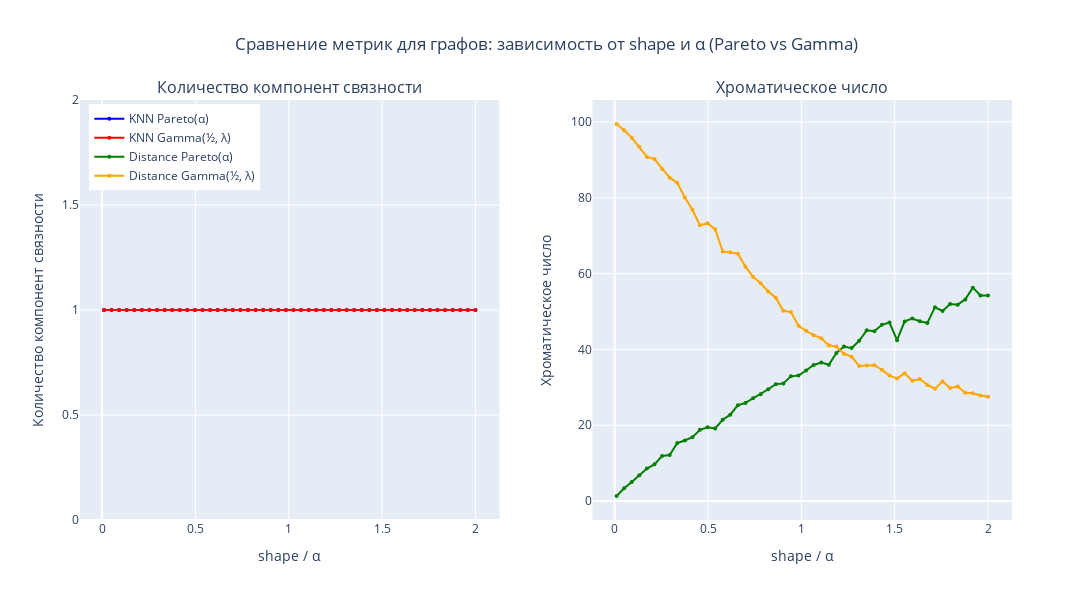

Source (notebook cell):
### Code cell
fig = make_subplots(
    rows=1,
    cols=2,
    subplot_titles=("Количество компонент связности", "Хроматическое число"),
    horizontal_spacing=0.1,
)

fig.add_trace(
    go.Scatter(
        x=shape_param,
        y=knn_f_two,
        mode="lines+markers",
        name="KNN Pareto(α)",
        line=dict(color="blue", width=2),
        marker=dict(size=4),
    ),
    row=1,
    col=1,
)

fig.add_trace(
    go.Scatter(
        x=shape_param,
        y=knn_h_two,
        mode="lines+markers",
        name="KNN Gamma(½, λ)",
        line=dict(color="red", width=2),
        marker=dict(size=4),
    ),
    row=1,
    col=1,
)

fig.add_trace(
    go.Scatter(
        x=shape_param,
        y=dist_f_two,
        mode="lines+markers",
        name="Distance Pareto(α)",
        line=dict(color="green", width=2),
        marker=dict(size=4),
        showlegend=True,
    ),
    row=1,
    col=2,
)

fig.add_trace(
    go.Scatter(
        x=shape_param,
        y=dist_h_two,
        mode="lines+markers",
        name="Distance Gamma(½, λ)",
        line=dict(color="orange", width=2),
        marker=dict(size=4),
        showlegend=True,
    ),
    row=1,
    col=2,
)

fig.update_xaxes(title_text="shape / α", row=1, col=1)
fig.update_xaxes(title_text="shape / α", row=1, col=2)
fig.update_yaxes(title_text="Количество компонент связности", row=1, col=1)
fig.update_yaxes(title_text="Хроматическое число", row=1, col=2)

fig.update_layout(
    title_text="Сравнение метрик для графов: зависимость от shape и α (Pareto vs Gamma)",
    title_x=0.5,
    width=1400,
    height=600,
    legend=dict(yanchor="top", y=0.99, xanchor="left", x=0.01),
)

fig.show()

### Figure 1 — Plotly figure (JSON) as saved in the notebook; plotly's stock layout.template omitted (floating-point values rounded to 4 significant figures)
{"data": [{"line": {"color": "blue", "width": 2}, "marker": {"size": 4}, "mode": "lines+markers", "name": "KNN Pareto(α)", "type": "scatter", "x": [0.01, 0.05061, 0.09122, 0.1318, 0.1724, 0.2131, 0.2537, 0.2943, 0.3349, 0.3755, 0.4161, 0.4567, 0.4973, 0.538, 0.5786, 0.6192, 0.6598, 0.7004, 0.741, 0.7816, 0.8222, 0.8629, 0.9035, 0.9441, 0.9847, 1.025, 1.066, 1.107, 1.147, 1.188, 1.228, 1.269, 1.31, 1.35, 1.391, 1.431, 1.472, 1.513, 1.553, 1.594, 1.634, 1.675, 1.716, 1.756, 1.797, 1.838, 1.878, 1.919, 1.959, 2.0], "xaxis": "x", "y": [1, 1, 1, 1, 1, 1, 1, 1, 1, 1, 1, 1, 1, 1, 1, 1, 1, 1, 1, 1, 1, 1, 1, 1, 1, 1, 1, 1, 1, 1, 1, 1, 1, 1, 1, 1, 1, 1, 1, 1, 1, 1, 1, 1, 1, 1, 1, 1, 1, 1], "yaxis": "y"}, {"line": {"color": "red", "width": 2}, "marker": {"size": 4}, "mode": "lines+markers", "name": "KNN Gamma(½, λ)", "type": "scatter", "x": [0.01, 0.05061, 0.09122, 0.1318, 0.1724, 0.2131, 0.2537, 0.2943, 0.3349, 0.3755, 0.4161, 0.4567, 0.4973, 0.538, 0.5786, 0.6192, 0.6598, 0.7004, 0.741, 0.7816, 0.8222, 0.8629, 0.9035, 0.9441, 0.9847, 1.025, 1.066, 1.107, 1.147, 1.188, 1.228, 1.269, 1.31, 1.35, 1.391, 1.431, 1.472, 1.513, 1.553, 1.594, 1.634, 1.675, 1.716, 1.756, 1.797, 1.838, 1.878, 1.919, 1.959, 2.0], "xaxis": "x", "y": [1, 1, 1, 1, 1, 1, 1, 1, 1, 1, 1, 1, 1, 1, 1, 1, 1, 1, 1, 1, 1, 1, 1, 1, 1, 1, 1, 1, 1, 1, 1, 1, 1, 1, 1, 1, 1, 1, 1, 1, 1, 1, 1, 1, 1, 1, 1, 1, 1, 1], "yaxis": "y"}, {"line": {"color": "green", "width": 2}, "marker": {"size": 4}, "mode": "lines+markers", "name": "Distance Pareto(α)", "showlegend": true, "type": "scatter", "x": [0.01, 0.05061, 0.09122, 0.1318, 0.1724, 0.2131, 0.2537, 0.2943, 0.3349, 0.3755, 0.4161, 0.4567, 0.4973, 0.538, 0.5786, 0.6192, 0.6598, 0.7004, 0.741, 0.7816, 0.8222, 0.8629, 0.9035, 0.9441, 0.9847, 1.025, 1.066, 1.107, 1.147, 1.188, 1.228, 1.269, 1.31, 1.35, 1.391, 1.431, 1.472, 1.513, 1.553, 1.594, 1.634, 1.675, 1.716, 1.756, 1.797, 1.838, 1.878, 1.919, 1.959, 2.0], "xaxis": "x2", "y": [1.35, 3.4, 5.05, 6.8, 8.6, 9.7, 11.9, 12.15, 15.3, 16, 16.85, 18.8, 19.45, 19.15, 21.45, 22.8, 25.3, 25.9, 27.1, 28.15, 29.5, 30.85, 31.05, 32.9, 33.1, 34.45, 35.9, 36.55, 35.95, 39.05, 40.75, 40.35, 42.3, 45.05, 44.8, 46.5, 47.1, 42.45, 47.4, 48.15, 47.45, 47, 51.1, 50.15, 51.95, 51.8, 53.2, 56.3, 54.25, 54.25], "yaxis": "y2"}, {"line": {"color": "orange", "width": 2}, "marker": {"size": 4}, "mode": "lines+markers", "name": "Distance Gamma(½, λ)", "showlegend": true, "type": "scatter", "x": [0.01, 0.05061, 0.09122, 0.1318, 0.1724, 0.2131, 0.2537, 0.2943, 0.3349, 0.3755, 0.4161, 0.4567, 0.4973, 0.538, 0.5786, 0.6192, 0.6598, 0.7004, 0.741, 0.7816, 0.8222, 0.8629, 0.9035, 0.9441, 0.9847, 1.025, 1.066, 1.107, 1.147, 1.188, 1.228, 1.269, 1.31, 1.35, 1.391, 1.431, 1.472, 1.513, 1.553, 1.594, 1.634, 1.675, 1.716, 1.756, 1.797, 1.838, 1.878, 1.919, 1.959, 2.0], "xaxis": "x2", "y": [99.45, 97.8, 95.85, 93.45, 90.75, 90.2, 87.6, 85.3, 83.95, 80.1, 76.85, 72.75, 73.25, 71.7, 65.85, 65.6, 65.25, 61.8, 59.2, 57.45, 55.3, 53.65, 50.2, 49.85, 46.25, 44.9, 43.75, 42.95, 41.1, 40.75, 38.85, 38.1, 35.65, 35.75, 35.85, 34.65, 33.1, 32.35, 33.7, 31.75, 32.2, 30.65, 29.65, 31.55, 29.85, 30.2, 28.55, 28.45, 27.85, 27.55], "yaxis": "y2"}], "layout": {"annotations": [{"font": {"size": 16}, "showarrow": false, "text": "Количество компонент связности", "x": 0.225, "xanchor": "center", "xref": "paper", "y": 1, "yanchor": "bottom", "yref": "paper"}, {"font": {"size": 16}, "showarrow": false, "text": "Хроматическое число", "x": 0.775, "xanchor": "center", "xref": "paper", "y": 1, "yanchor": "bottom", "yref": "paper"}], "height": 600, "legend": {"x": 0.01, "xanchor": "left", "y": 0.99, "yanchor": "top"}, "title": {"text": "Сравнение метрик для графов: зависимость от shape и α (Pareto vs Gamma)", "x": 0.5}, "width": 1400, "xaxis": {"anchor": "y", "domain": [0, 0.45], "title": {"text": "shape / α"}}, "xaxis2": {"anchor": "y2", "domain": [0.55, 1], "title": {"text": "shape / α"}}, "yaxis": {"anchor": "x", "domain": [0, 1], "title": {"text": "Количество компонент связности"}}, "yaxis2": {"anchor": "x2", "domain": [0, 1], "title": {"text": "Хроматическое число"}}}}
